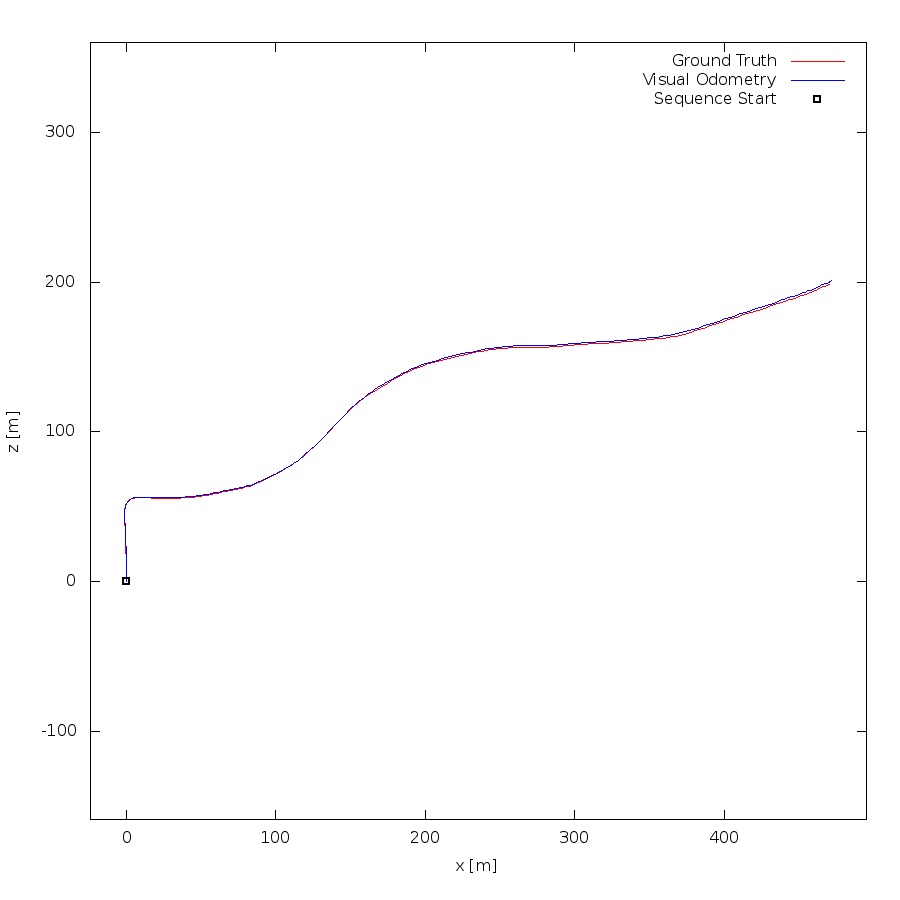

gnuplot code for this plot:
set term postscript eps enhanced color
set output "03.eps"
set size ratio -1
set xrange [-24:495]
set yrange [-159:360]
set xlabel "x [m]"
set ylabel "z [m]"
plot "03.txt" using 1:2 lc rgb "#FF0000" title 'Ground Truth' w lines,"03.txt" using 3:4 lc rgb "#0000FF" title 'Visual Odometry' w lines,"< head -1 03.txt" using 1:2 lc rgb "#000000" pt 4 ps 1 lw 2 title 'Sequence Start' w points
